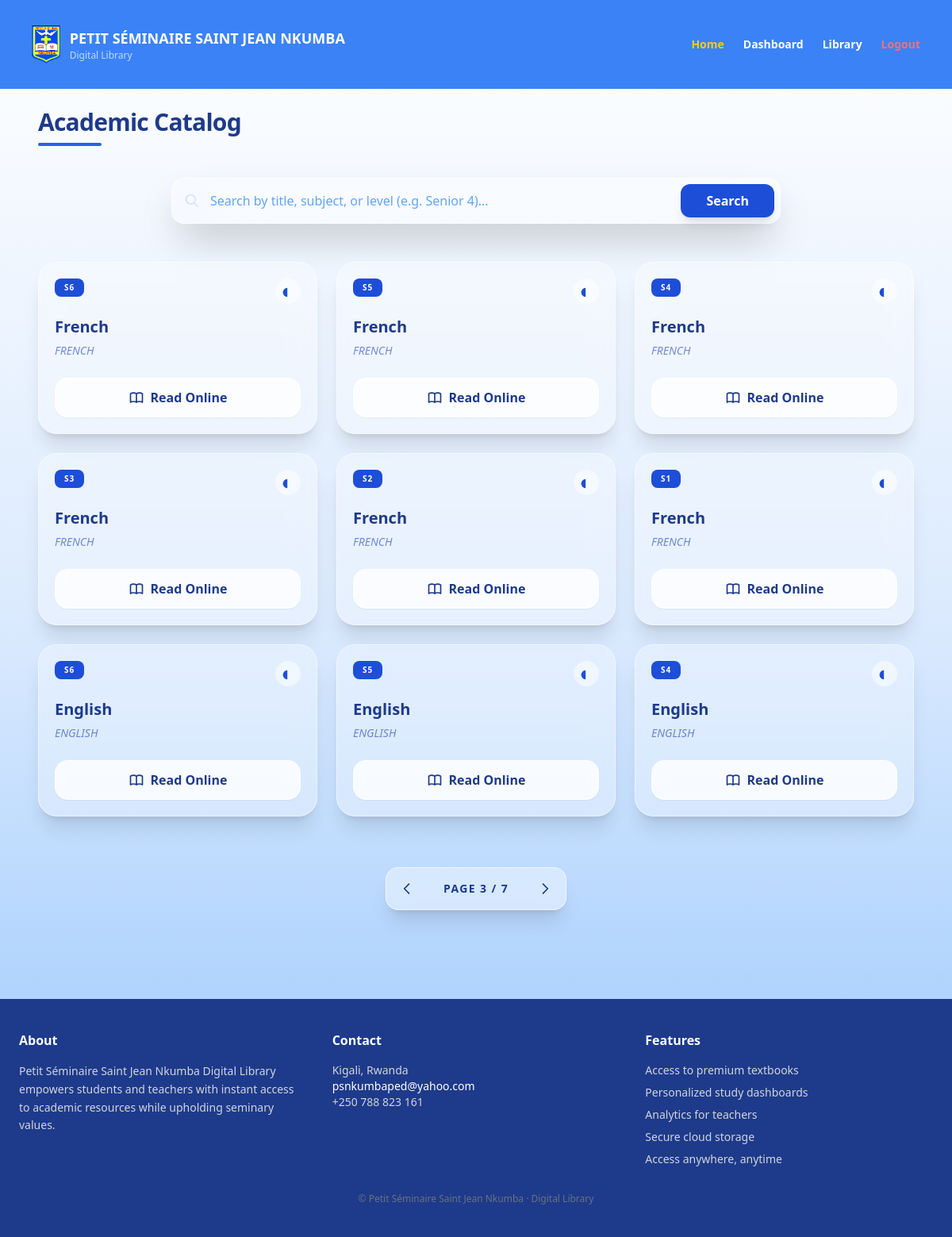
Page /library/?q=&page=3 (signed in) on the committed database.
### library/models.py (models this page shows, shortened)
class Book(models.Model):
    LEVEL_CHOICES = [
        ("S1", "S1"),
        ("S2", "S2"),
        ("S3", "S3"),
        ("S4", "S4"),
        ("S5", "S5"),
        ("S6", "S6"),
    ]
    title = models.CharField(max_length=255)
    subject = models.CharField(max_length=100)
    level = models.CharField(max_length=2, choices=LEVEL_CHOICES)
    pdf_url = models.URLField(blank=True, null=True)
    cover_image = models.URLField(blank=True, null=True)
    created_at = models.DateTimeField(default=timezone.now)

### library/views.py (the view)
# urls.py: path('', include('library.urls')),
def library(request):
    if not request.user.is_authenticated:
        return redirect("login")
    query = request.GET.get("q", "")
    books = Book.objects.all()
    if query:
        books = books.filter(
            Q(title__icontains=query) |
            Q(subject__icontains=query) |
            Q(level__icontains=query)
        )
    paginator = Paginator(books.order_by("-id"), 9)
    page_obj = paginator.get_page(request.GET.get("page"))
    return render(request, "library/library.html", {
        "page_obj": page_obj,
        "query": query
    })

### library/templates/library/library.html (shortened to what this page needs)
{% extends "library/base.html" %}
{% load static %}
{% block content %}
<div class="max-w-7xl mx-auto px-4 sm:px-6">
    <div class="mb-10 animate-fade-in">
        <h2 class="text-3xl font-black text-blue-900 tracking-tight">Academic Catalog</h2>
        <div class="h-1 w-20 bg-blue-600 rounded-full mt-2"></div>
    </div>
    <section class="mb-12">
        <form method="get" class="relative max-w-3xl mx-auto group">
            <div class="absolute inset-y-0 left-0 pl-4 flex items-center pointer-events-none">
                <svg class="h-5 w-5 text-blue-500 group-focus-within:text-blue-700 transition-colors" fill="none" stroke="currentColor" viewBox="0 0 24 24">
                    <path stroke-linecap="round" stroke-linejoin="round" stroke-width="2" d="M21 21l-6-6m2-5a7 7 0 11-14 0 7 7 0 0114 0z"></path>
                </svg>
            </div>
            <input
                type="text"
                name="q"
                placeholder="Search by title, subject, or level (e.g. Senior 4)..."
                value="{{ query }}"
                class="w-full pl-12 pr-32 py-4 bg-white/40 backdrop-blur-xl border border-white/60 rounded-2xl shadow-2xl
                       focus:ring-4 focus:ring-blue-500/20 focus:bg-white/80 transition-all text-blue-900 placeholder-blue-400 outline-none"
            >
            <button
                type="submit"
                class="absolute right-2 top-2 bottom-2 px-8 bg-blue-700 text-white rounded-xl font-bold hover:bg-blue-800 active:scale-95 transition-all shadow-lg">
                Search
            </button>
        </form>
    </section>
    <div class="grid grid-cols-1 sm:grid-cols-2 lg:grid-cols-3 xl:grid-cols-4 gap-6">
        {% for book in page_obj %}
            <div class="group relative bg-white/30 backdrop-blur-lg border border-white/50 rounded-3xl p-5 flex flex-col shadow-xl hover:shadow-2xl hover:-translate-y-2 transition-all duration-300">
                <div class="flex justify-between items-start mb-4">
                    <span class="px-3 py-1 rounded-lg bg-blue-700 text-white text-[10px] font-bold uppercase tracking-widest">
                        {{ book.level }}
                    </span>
                    <div class="p-2 bg-white/50 rounded-full">
                        <svg class="w-4 h-4 text-blue-700" fill="currentColor" viewBox="0 0 20 20"><path d="M9 4.804A7.994 7.994 0 002 12a7.994 7.994 0 007 7.196V4.804z"></path></svg>
                    </div>
                </div>
                <div class="flex-grow">
                    <h3 class="font-extrabold text-xl text-blue-900 leading-tight mb-2 group-hover:text-blue-700 transition-colors">
                        {{ book.title }}
                    </h3>
                    <p class="text-sm font-medium text-blue-800/60 uppercase italic">{{ book.subject }}</p>
                </div>
                {% if book.pdf_url %}
                    <a href="{{ book.pdf_url }}" target="_blank"
                       class="mt-6 flex items-center justify-center gap-2 w-full py-3 bg-white/80 text-blue-900 rounded-2xl font-bold border border-white hover:bg-blue-700 hover:text-white hover:border-blue-700 transition-all shadow-sm">
                        Read Online
                    </a>
                {% endif %}
            </div>
        {% endfor %}
    </div>
    {% if page_obj.has_other_pages %}
    <div class="mt-16 flex justify-center pb-10">
        <nav class="inline-flex items-center p-1 bg-white/40 backdrop-blur-md rounded-2xl border border-white/60 shadow-xl">
            {% if page_obj.has_previous %}
                <a href="?q={{ query|urlencode }}&page={{ page_obj.previous_page_number }}"
                   class="p-3 rounded-xl hover:bg-blue-700 hover:text-white transition-all text-blue-900">
                   <svg class="w-5 h-5" fill="none" stroke="currentColor" viewBox="0 0 24 24"><path stroke-linecap="round" stroke-linejoin="round" stroke-width="2" d="M15 19l-7-7 7-7"></path></svg>
                </a>
            {% endif %}
            <div class="px-6 py-2 text-sm font-black text-blue-900 uppercase tracking-widest">
                Page {{ page_obj.number }} / {{ page_obj.paginator.num_pages }}
            </div>
            {% if page_obj.has_next %}
                <a href="?q={{ query|urlencode }}&page={{ page_obj.next_page_number }}"
                   class="p-3 rounded-xl hover:bg-blue-700 hover:text-white transition-all text-blue-900">
                   <svg class="w-5 h-5" fill="none" stroke="currentColor" viewBox="0 0 24 24"><path stroke-linecap="round" stroke-linejoin="round" stroke-width="2" d="M9 5l7 7-7 7"></path></svg>
                </a>
            {% endif %}
        </nav>
    </div>
    {% endif %}
</div>
{% endblock %}

### rows in the picture
Book: level "S6", title "French", subject "FRENCH"
Book: level "S5", title "French", subject "FRENCH"
Book: level "S4", title "French", subject "FRENCH"
Book: level "S3", title "French", subject "FRENCH"
Book: level "S2", title "French", subject "FRENCH"
Book: level "S1", title "French", subject "FRENCH"
Book: level "S6", title "English", subject "ENGLISH"
Book: level "S5", title "English", subject "ENGLISH"
Book: level "S4", title "English", subject "ENGLISH"

### other values in the picture
{{ page_obj.number }} "3"
{{ page_obj.paginator.num_pages }} "7"
